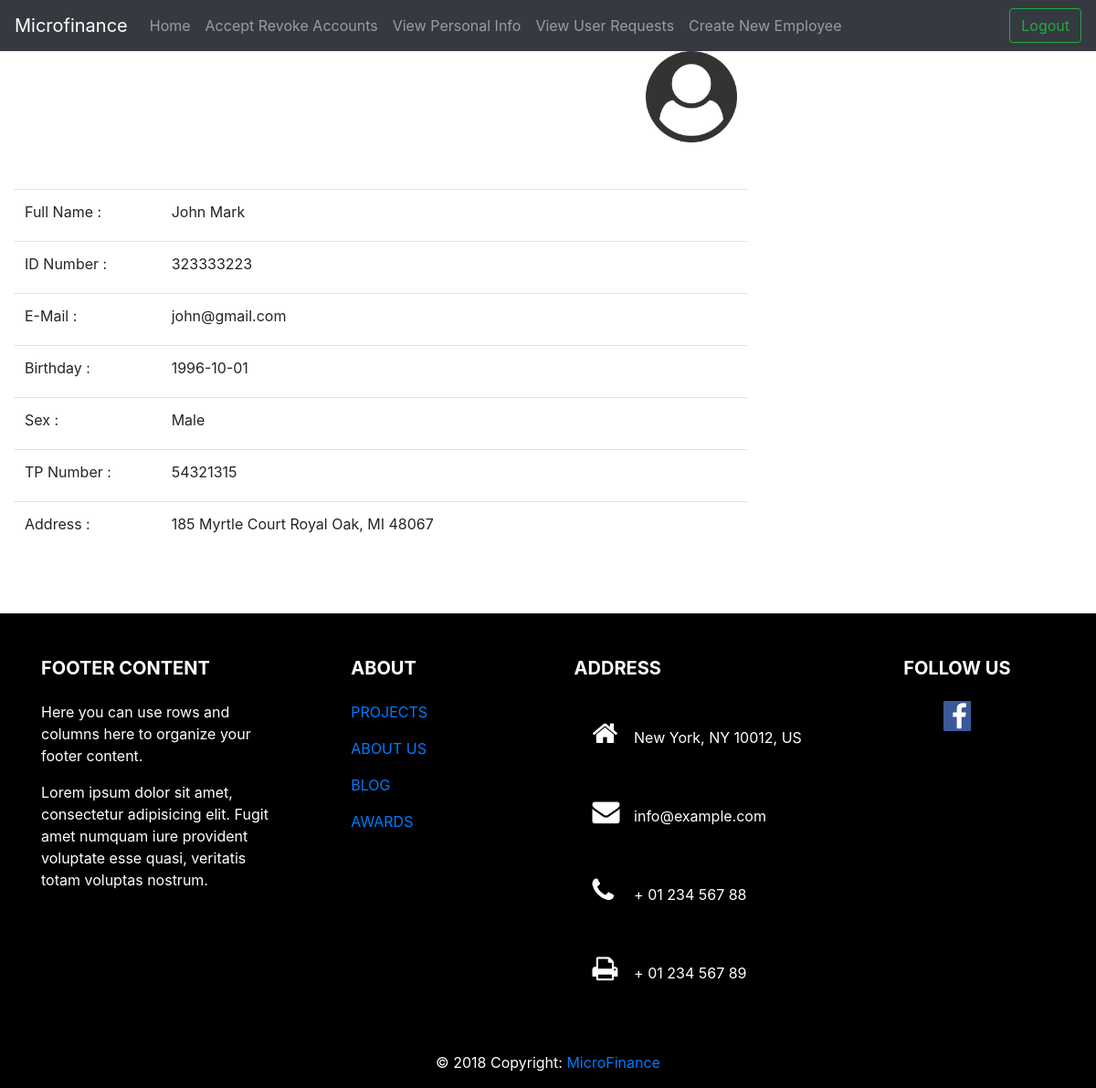
Screenshot of /Admin/viewdetails.php (signed in) with the database file from the repository.
### tables this page shows
CREATE TABLE `clients` (
  `client_id` int(10) NOT NULL,
  `rep_id` int(10) DEFAULT NULL,
  `birthday` date DEFAULT NULL,
  `acc_no` int(15) DEFAULT NULL,
  `old_id` int(10) DEFAULT NULL,
  `username` varchar(15) DEFAULT NULL,
  `first_name` varchar(15) DEFAULT NULL,
  `last_name` varchar(15) DEFAULT NULL,
  `email` varchar(30) DEFAULT NULL,
  `tele_phone` int(10) DEFAULT NULL,
  `address` text,
  `gender` enum('Male','Female') DEFAULT NULL,
  `nic` varchar(11) DEFAULT NULL,
  `photo` longblob,
  `branch` varchar(20) NOT NULL,
  `marital_status` enum('Single','Married') DEFAULT NULL,
  `status` enum('pending','created','revoked') DEFAULT NULL
);

### Classes/rep.php (called while the page is built, shortened)
<?php
class rep
{
    private $rep_id;
    public function getRepId()
    {
        return $this->rep_id;
    }
}

### Admin/viewdetails.php (the view, shortened to what this page needs)
<!doctype html>
<html lang="en">
<head>
    <link rel="stylesheet" href="https://cdnjs.cloudflare.com/ajax/libs/font-awesome/4.7.0/css/font-awesome.min.css">
<link href="../css/custom.css" rel="stylesheet">
    <?php
    include_once "../Images.php";
    ?>
    <link rel="stylesheet" href="https://stackpath.bootstrapcdn.com/bootstrap/4.1.3/css/bootstrap.min.css"
>
</head>
<body>
<header>
    <nav class="navbar navbar-expand-md navbar-dark fixed-top bg-dark">
        <a class="navbar-brand" href="#">Microfinance</a>
        <div class="collapse navbar-collapse" id="navbarCollapse">
            <ul class="navbar-nav mr-auto">
            <li class="nav-item">
                    <a class="nav-link" href="adminhome.php">Home</a>
                </li>
                <li class="nav-item">
                    <a class="nav-link" href="araccounts.php">Accept Revoke Accounts</a>
                </li>
                <li class="nav-item">
                    <a class="nav-link" href="viewdetails.php">View Personal Info</a>
                </li>
                <li class="nav-item">
                    <a class="nav-link" href="viewUserRequest.php">View User Requests</a>
                </li>
                <li class="nav-item">
                    <a class="nav-link" href="newemployee.php">Create New Employee</a>
                </li>
            </ul>
            <form class="form-inline mt-2 mt-md-0" action="../login/logout.php">
                <button class="btn btn-outline-success my-2 my-sm-0" type="submit">Logout</button>
            </form>
        </div>
    </nav>
</header>
<main role="main">
    <div id="content" class="col-lg-10 col-sm-10">
        <h1 align="center"><b>Client Profile</b></h1>
        <div class=" row" align="center">
            <div class="col-md-8">
            </div>
            <div class="col-md-2" align="right">
                <div>
                    <div class="img" align="left">
                        <?php
                        $display = new Images('client');
                        $display->display();
                        ?>
                    </div>
                </div>
            </div>
            <div class="col-md-8">
            </div>
            <div class="col-lg-10" align="left">
                <?php
                $dataconnect = new DbConnect();
                $link = $dataconnect->connect();
                $query = "SELECT * FROM clients WHERE client_id = 1";
                $result = mysqli_query($link, $query);
                while ($row = mysqli_fetch_array($result)) {
                    ?>
                    <form action=../Client/editprofile.php method="POST">
                        <table style='margin-top:50px;' class="table">
                            <tr>
                                <td class="lcolumn" width="20%"><label for="full name">Full Name </label> :</td>
                                <td><?php echo '<label  name="fullname" class="add1">' . $row['first_name'] . ' ' . $row['last_name'] . '</label></br>' ?></td>
                            </tr>
                            <tr>
                                <td class="lcolumn" width="20%"><label for="id">ID Number </label> :</td>
                                <td><?php echo '<label  name="nic" class="add1">' . $row['nic'] . '</label></br>' ?></td>
                            </tr>
                            <tr>
                                <td class="lcolumn" width="20%"><label for="email">E-Mail </label> :</td>
                                <td><?php echo '<label  name="email" class="add1">' . $row['email'] . '</label></br>' ?></td>
                            </tr>
                            <tr>
                                <td class="lcolumn" width="20%"><label for="birthday">Birthday </label> :</td>
                                <td><?php echo '<label  name="birthday" class="add1">' . $row['birthday'] . '</label></br>' ?></td>
                            </tr>
                            <tr>
                                <td class="lcolumn" width="20%"><label for="gender">Sex </label> :</td>
                                <td><?php echo '<label  name="gender" class="add1">' . $row['gender'] . '</label></br>' ?></td>
                            </tr>
                            <tr>
                                <td class="lcolumn" width="20%"><label for="phone">TP Number </label> :</td>
                                <td><?php echo '<label  name="phone" class="add1">' . $row['tele_phone'] . '</label></br>' ?></td>
                            </tr>
                            <tr>
                                <td class="lcolumn" width="20%"><label for="adress">Address </label> :</td>
                                <td><?php echo '<label  name="address" class="add1">' . $row['address'] . '</label></br>' ?></td>
                            </tr>
                        </table>
                    </form>
                    <?php
                }
                ?>
            </div>
        </div>
    </div>
    <div style="height:50px">
</div>
      <footer class="page-footer font-small mdb-color lighten-3 pt-4">
<div class="container text-center text-md-left">
  <div class="row">
    <div class="col-md-4 col-lg-3 mr-auto my-md-4 my-0 mt-4 mb-1">
      <h5 class="font-weight-bold text-uppercase mb-4">Footer Content</h5>
      <p>Here you can use rows and columns here to organize your footer content.</p>
      <p>Lorem ipsum dolor sit amet, consectetur adipisicing elit. Fugit amet numquam iure provident voluptate esse
        quasi, veritatis totam voluptas nostrum.</p>
    </div>
    <div class="col-md-2 col-lg-2 mx-auto my-md-4 my-0 mt-4 mb-1">
      <h5 class="font-weight-bold text-uppercase mb-4">About</h5>
      <ul class="list-unstyled">
        <li>
          <p>
            <a href="#!">PROJECTS</a>
          </p>
        </li>
        <li>
          <p>
            <a href="#!">ABOUT US</a>
          </p>
        </li>
        <li>
          <p>
            <a href="#!">BLOG</a>
          </p>
        </li>
        <li>
          <p>
            <a href="#!">AWARDS</a>
          </p>
        </li>
      </ul>
    </div>
    <div class="col-md-4 col-lg-3 mx-auto my-md-4 my-0 mt-4 mb-1">
      <h5 class="font-weight-bold text-uppercase mb-4">Address</h5>
      <ul class="list-unstyled">
        <li>
          <p>
            <i class="fa fa-home mr-3"></i> New York, NY 10012, US</p>
        </li>
        <li>
          <p>
            <i class="fa fa-envelope mr-3"></i> info@example.com</p>
        </li>
        <li>
          <p>
            <i class="fa fa-phone mr-3"></i> + 01 234 567 88</p>
        </li>
        <li>
          <p>
            <i class="fa fa-print mr-3"></i> + 01 234 567 89</p>
        </li>
      </ul>
    </div>
    <div class="col-md-2 col-lg-2 text-center mx-auto my-4">
      <h5 class="font-weight-bold text-uppercase mb-4">Follow Us</h5>
      <a type="button" class="btn-floating btn-fb">
        <i class="fa fa-facebook"></i>
      </a>
    </div>
  </div>
</div>
<div class="footer-copyright text-center py-3">© 2018 Copyright:
  <a href=""> MicroFinance</a>
</div>
</footer>
</main>
</body>
</html>

### Images.php (shortened to what this page needs)
<?php
class Images
{
    public function display()
    {
        $dataconnect = new DbConnect();
        $database = $dataconnect->connect();
        if( isset($_GET['client_id'])){
            $id = trim($_GET['client_id']);
        }else if( isset($_POST['name'])){
            $id = trim($_POST['name']);
        }else if (isset($_SESSION['client'])){
            $id = $_SESSION['client']->getId();
        }else if (isset($_SESSION['rep'])){
            $id = $_SESSION['rep']->getRepId();
        }else if (isset($_SESSION['officer'])){
            $id = $_SESSION['officer']->getOfficerId();
        }else {
            $id = $_POST['name'];
        }
        $query = "SELECT * FROM clients WHERE client_id='$id'";
        $result = mysqli_query($database, $query);
        while ($row = mysqli_fetch_array($result)) {
            if ($row['photo'] != null) {
                echo '<img  class="user" height="150" width="150" alt="Avatar" src="data:photo;base64,' . $row['photo'] . '" >';
            } else {
                echo '<img  class="user" height="100" width="150" alt="Avatar" src="../Images/db.png" alt="Avatar">';
            }
        }
    }
}
?>

### css/custom.css (style rules this page uses)
.fa { padding: 20px; font-size: 30px; width: 45px; text-decoration: none; }
.fa-facebook { background: #3B5998; color: #FFFFFF; padding: 0.05em 0.3em; background: #3B5998; color: white; width: 30px; }
footer { background: black; color: white; }

### rows the page displays
clients: first_name "John", last_name "Mark", nic "323333223", email "john@gmail.com", birthday "1996-10-01", gender "Male", tele_phone "54321315", address "185 Myrtle Court Royal Oak, MI 48067"
